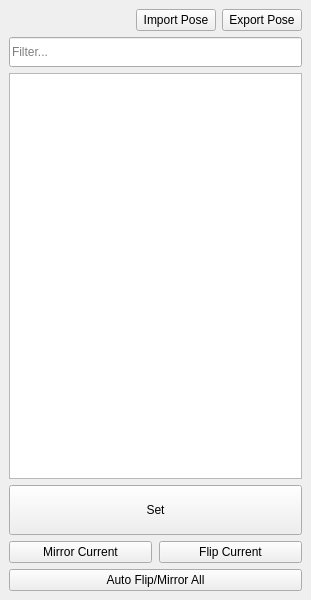
<?xml version="1.0" encoding="UTF-8"?>
<ui version="4.0">
 <class>QtFacialSDK_UI</class>
 <widget class="QMainWindow" name="QtFacialSDK_UI">
  <property name="geometry">
   <rect>
    <x>0</x>
    <y>0</y>
    <width>311</width>
    <height>600</height>
   </rect>
  </property>
  <property name="minimumSize">
   <size>
    <width>300</width>
    <height>600</height>
   </size>
  </property>
  <property name="windowTitle">
   <string>SDK</string>
  </property>
  <widget class="QWidget" name="centralwidget">
   <layout class="QVBoxLayout" name="verticalLayout">
    <item>
     <layout class="QHBoxLayout" name="horizontalLayout">
      <item>
       <spacer name="horizontalSpacer">
        <property name="orientation">
         <enum>Qt::Horizontal</enum>
        </property>
        <property name="sizeHint" stdset="0">
         <size>
          <width>40</width>
          <height>20</height>
         </size>
        </property>
       </spacer>
      </item>
      <item>
       <widget class="QPushButton" name="bt_importSDK">
        <property name="enabled">
         <bool>true</bool>
        </property>
        <property name="sizePolicy">
         <sizepolicy hsizetype="Fixed" vsizetype="Fixed">
          <horstretch>0</horstretch>
          <verstretch>0</verstretch>
         </sizepolicy>
        </property>
        <property name="maximumSize">
         <size>
          <width>16777215</width>
          <height>30</height>
         </size>
        </property>
        <property name="baseSize">
         <size>
          <width>0</width>
          <height>0</height>
         </size>
        </property>
        <property name="text">
         <string>Import Pose</string>
        </property>
       </widget>
      </item>
      <item>
       <widget class="QPushButton" name="bt_exportPose">
        <property name="maximumSize">
         <size>
          <width>16777215</width>
          <height>30</height>
         </size>
        </property>
        <property name="text">
         <string>Export Pose</string>
        </property>
       </widget>
      </item>
     </layout>
    </item>
    <item>
     <widget class="QLineEdit" name="text_filter">
      <property name="minimumSize">
       <size>
        <width>0</width>
        <height>30</height>
       </size>
      </property>
      <property name="text">
       <string notr="true"/>
      </property>
      <property name="placeholderText">
       <string>Filter...</string>
      </property>
      <property name="clearButtonEnabled">
       <bool>true</bool>
      </property>
     </widget>
    </item>
    <item>
     <widget class="QListWidget" name="listWidget"/>
    </item>
    <item>
     <widget class="QPushButton" name="bt_set">
      <property name="minimumSize">
       <size>
        <width>0</width>
        <height>50</height>
       </size>
      </property>
      <property name="text">
       <string>Set</string>
      </property>
     </widget>
    </item>
    <item>
     <layout class="QHBoxLayout" name="layout_flipMirror" stretch="0,0">
      <property name="spacing">
       <number>7</number>
      </property>
      <property name="sizeConstraint">
       <enum>QLayout::SetMinimumSize</enum>
      </property>
      <property name="leftMargin">
       <number>0</number>
      </property>
      <item>
       <widget class="QPushButton" name="bt_mirror">
        <property name="minimumSize">
         <size>
          <width>0</width>
          <height>0</height>
         </size>
        </property>
        <property name="text">
         <string>Mirror Current</string>
        </property>
       </widget>
      </item>
      <item>
       <widget class="QPushButton" name="bt_flip">
        <property name="minimumSize">
         <size>
          <width>0</width>
          <height>0</height>
         </size>
        </property>
        <property name="text">
         <string>Flip Current</string>
        </property>
       </widget>
      </item>
     </layout>
    </item>
    <item>
     <widget class="QPushButton" name="bt_mirrorFlip">
      <property name="minimumSize">
       <size>
        <width>0</width>
        <height>0</height>
       </size>
      </property>
      <property name="text">
       <string>Auto Flip/Mirror All</string>
      </property>
     </widget>
    </item>
   </layout>
  </widget>
  <action name="actionImport_SDK">
   <property name="text">
    <string>Import SDK</string>
   </property>
  </action>
  <action name="actionExport_SDK">
   <property name="text">
    <string>Export SDK</string>
   </property>
  </action>
 </widget>
 <resources/>
 <connections/>
</ui>
